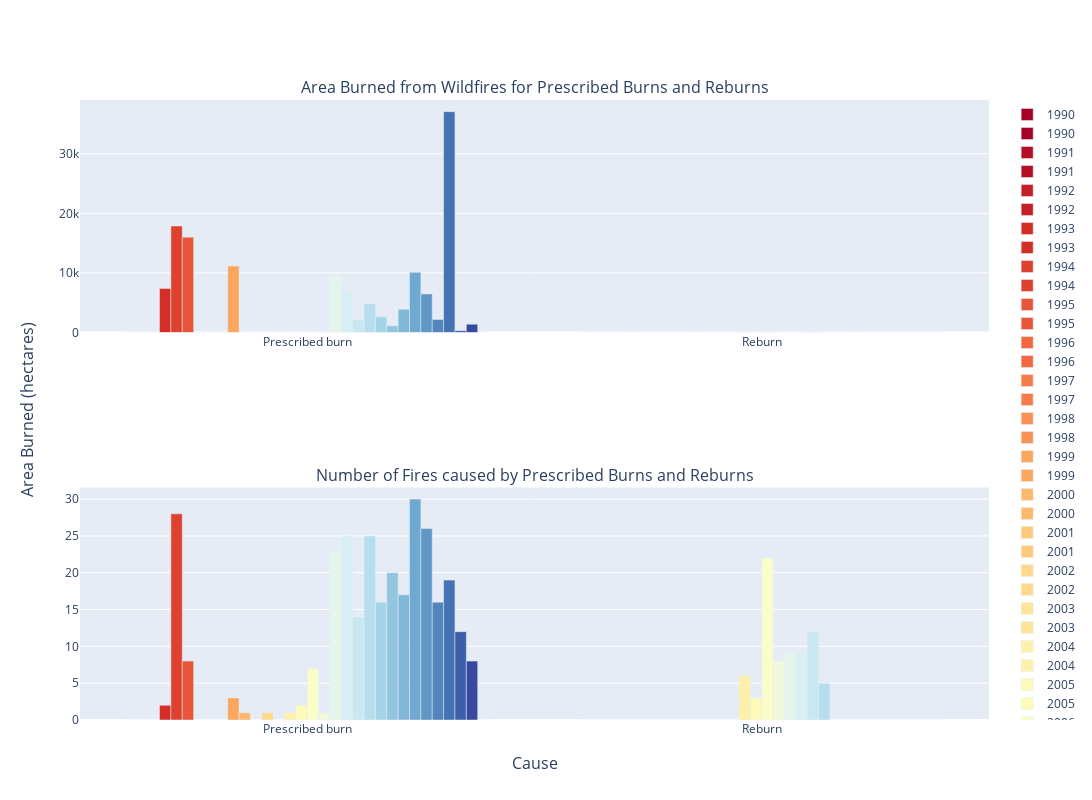

Notebook code for this chart:
### Code cell
burn_reburn = areabygroup_causes.iloc[:-1, :]
burn_reburn = burn_reburn.tail(2)
num_burn_reburn = numfiresbygroup_causes.iloc[:-1, :]
num_burn_reburn = num_burn_reburn.tail(2)

burns = make_subplots(rows=2, cols=1, x_title='Cause', y_title='Area Burned (hectares)', subplot_titles=['Area Burned from Wildfires for Prescribed Burns and Reburns', 'Number of Fires caused by Prescribed Burns and Reburns'])
for i in range(1990,2022):
    burns.add_bar(x=burn_reburn['Cause'], y=burn_reburn[i], name=i, marker=dict(color=color_map[i]), row=1, col=1)
    burns.add_bar(x=num_burn_reburn['Cause'], y=num_burn_reburn[i], name=i, marker=dict(color=color_map[i]), row=2, col=1)
burns.update_layout(height=800, width=1780).show()

### Figure 1 — Plotly figure (JSON) as saved in the notebook; plotly's stock layout.template omitted (floating-point values rounded to 4 significant figures)
{"data": [{"marker": {"color": "#a50026"}, "name": "1990", "type": "bar", "x": ["Prescribed burn", "Reburn"], "xaxis": "x", "y": [0, 0], "yaxis": "y"}, {"marker": {"color": "#a50026"}, "name": "1990", "type": "bar", "x": ["Prescribed burn", "Reburn"], "xaxis": "x2", "y": [0, 0], "yaxis": "y2"}, {"marker": {"color": "#b50f26"}, "name": "1991", "type": "bar", "x": ["Prescribed burn", "Reburn"], "xaxis": "x", "y": [0, 0], "yaxis": "y"}, {"marker": {"color": "#b50f26"}, "name": "1991", "type": "bar", "x": ["Prescribed burn", "Reburn"], "xaxis": "x2", "y": [0, 0], "yaxis": "y2"}, {"marker": {"color": "#c51e26"}, "name": "1992", "type": "bar", "x": ["Prescribed burn", "Reburn"], "xaxis": "x", "y": [0, 0], "yaxis": "y"}, {"marker": {"color": "#c51e26"}, "name": "1992", "type": "bar", "x": ["Prescribed burn", "Reburn"], "xaxis": "x2", "y": [0, 0], "yaxis": "y2"}, {"marker": {"color": "#d52e26"}, "name": "1993", "type": "bar", "x": ["Prescribed burn", "Reburn"], "xaxis": "x", "y": [7400, 0], "yaxis": "y"}, {"marker": {"color": "#d52e26"}, "name": "1993", "type": "bar", "x": ["Prescribed burn", "Reburn"], "xaxis": "x2", "y": [2, 0], "yaxis": "y2"}, {"marker": {"color": "#df412f"}, "name": "1994", "type": "bar", "x": ["Prescribed burn", "Reburn"], "xaxis": "x", "y": [17882, 0], "yaxis": "y"}, {"marker": {"color": "#df412f"}, "name": "1994", "type": "bar", "x": ["Prescribed burn", "Reburn"], "xaxis": "x2", "y": [28, 0], "yaxis": "y2"}, {"marker": {"color": "#e85538"}, "name": "1995", "type": "bar", "x": ["Prescribed burn", "Reburn"], "xaxis": "x", "y": [15997, 0], "yaxis": "y"}, {"marker": {"color": "#e85538"}, "name": "1995", "type": "bar", "x": ["Prescribed burn", "Reburn"], "xaxis": "x2", "y": [8, 0], "yaxis": "y2"}, {"marker": {"color": "#f26941"}, "name": "1996", "type": "bar", "x": ["Prescribed burn", "Reburn"], "xaxis": "x", "y": [0, 0], "yaxis": "y"}, {"marker": {"color": "#f26941"}, "name": "1996", "type": "bar", "x": ["Prescribed burn", "Reburn"], "xaxis": "x2", "y": [0, 0], "yaxis": "y2"}, {"marker": {"color": "#f67d4a"}, "name": "1997", "type": "bar", "x": ["Prescribed burn", "Reburn"], "xaxis": "x", "y": [0, 0], "yaxis": "y"}, {"marker": {"color": "#f67d4a"}, "name": "1997", "type": "bar", "x": ["Prescribed burn", "Reburn"], "xaxis": "x2", "y": [0, 0], "yaxis": "y2"}, {"marker": {"color": "#f99254"}, "name": "1998", "type": "bar", "x": ["Prescribed burn", "Reburn"], "xaxis": "x", "y": [0, 0], "yaxis": "y"}, {"marker": {"color": "#f99254"}, "name": "1998", "type": "bar", "x": ["Prescribed burn", "Reburn"], "xaxis": "x2", "y": [0, 0], "yaxis": "y2"}, {"marker": {"color": "#fca75e"}, "name": "1999", "type": "bar", "x": ["Prescribed burn", "Reburn"], "xaxis": "x", "y": [11158, 0], "yaxis": "y"}, {"marker": {"color": "#fca75e"}, "name": "1999", "type": "bar", "x": ["Prescribed burn", "Reburn"], "xaxis": "x2", "y": [3, 0], "yaxis": "y2"}, {"marker": {"color": "#fdb96b"}, "name": "2000", "type": "bar", "x": ["Prescribed burn", "Reburn"], "xaxis": "x", "y": [18, 0], "yaxis": "y"}, {"marker": {"color": "#fdb96b"}, "name": "2000", "type": "bar", "x": ["Prescribed burn", "Reburn"], "xaxis": "x2", "y": [1, 0], "yaxis": "y2"}, {"marker": {"color": "#fdc97a"}, "name": "2001", "type": "bar", "x": ["Prescribed burn", "Reburn"], "xaxis": "x", "y": [0, 0], "yaxis": "y"}, {"marker": {"color": "#fdc97a"}, "name": "2001", "type": "bar", "x": ["Prescribed burn", "Reburn"], "xaxis": "x2", "y": [0, 0], "yaxis": "y2"}, {"marker": {"color": "#fdd989"}, "name": "2002", "type": "bar", "x": ["Prescribed burn", "Reburn"], "xaxis": "x", "y": [7, 0], "yaxis": "y"}, {"marker": {"color": "#fdd989"}, "name": "2002", "type": "bar", "x": ["Prescribed burn", "Reburn"], "xaxis": "x2", "y": [1, 0], "yaxis": "y2"}, {"marker": {"color": "#fee599"}, "name": "2003", "type": "bar", "x": ["Prescribed burn", "Reburn"], "xaxis": "x", "y": [0, 0], "yaxis": "y"}, {"marker": {"color": "#fee599"}, "name": "2003", "type": "bar", "x": ["Prescribed burn", "Reburn"], "xaxis": "x2", "y": [0, 0], "yaxis": "y2"}, {"marker": {"color": "#fef0a8"}, "name": "2004", "type": "bar", "x": ["Prescribed burn", "Reburn"], "xaxis": "x", "y": [0, 41], "yaxis": "y"}, {"marker": {"color": "#fef0a8"}, "name": "2004", "type": "bar", "x": ["Prescribed burn", "Reburn"], "xaxis": "x2", "y": [1, 6], "yaxis": "y2"}, {"marker": {"color": "#fefab7"}, "name": "2005", "type": "bar", "x": ["Prescribed burn", "Reburn"], "xaxis": "x", "y": [4, 0], "yaxis": "y"}, {"marker": {"color": "#fefab7"}, "name": "2005", "type": "bar", "x": ["Prescribed burn", "Reburn"], "xaxis": "x2", "y": [2, 3], "yaxis": "y2"}, {"marker": {"color": "#fafdc8"}, "name": "2006", "type": "bar", "x": ["Prescribed burn", "Reburn"], "xaxis": "x", "y": [2, 33], "yaxis": "y"}, {"marker": {"color": "#fafdc8"}, "name": "2006", "type": "bar", "x": ["Prescribed burn", "Reburn"], "xaxis": "x2", "y": [7, 22], "yaxis": "y2"}, {"marker": {"color": "#f0f9da"}, "name": "2007", "type": "bar", "x": ["Prescribed burn", "Reburn"], "xaxis": "x", "y": [25, 1], "yaxis": "y"}, {"marker": {"color": "#f0f9da"}, "name": "2007", "type": "bar", "x": ["Prescribed burn", "Reburn"], "xaxis": "x2", "y": [1, 8], "yaxis": "y2"}, {"marker": {"color": "#e6f5ec"}, "name": "2008", "type": "bar", "x": ["Prescribed burn", "Reburn"], "xaxis": "x", "y": [9297, 8], "yaxis": "y"}, {"marker": {"color": "#e6f5ec"}, "name": "2008", "type": "bar", "x": ["Prescribed burn", "Reburn"], "xaxis": "x2", "y": [23, 9], "yaxis": "y2"}, {"marker": {"color": "#d9eff6"}, "name": "2009", "type": "bar", "x": ["Prescribed burn", "Reburn"], "xaxis": "x", "y": [7000, 6], "yaxis": "y"}, {"marker": {"color": "#d9eff6"}, "name": "2009", "type": "bar", "x": ["Prescribed burn", "Reburn"], "xaxis": "x2", "y": [25, 9], "yaxis": "y2"}, {"marker": {"color": "#c8e7f1"}, "name": "2010", "type": "bar", "x": ["Prescribed burn", "Reburn"], "xaxis": "x", "y": [2112, 139], "yaxis": "y"}, {"marker": {"color": "#c8e7f1"}, "name": "2010", "type": "bar", "x": ["Prescribed burn", "Reburn"], "xaxis": "x2", "y": [14, 12], "yaxis": "y2"}, {"marker": {"color": "#b6deec"}, "name": "2011", "type": "bar", "x": ["Prescribed burn", "Reburn"], "xaxis": "x", "y": [4816, 0], "yaxis": "y"}, {"marker": {"color": "#b6deec"}, "name": "2011", "type": "bar", "x": ["Prescribed burn", "Reburn"], "xaxis": "x2", "y": [25, 5], "yaxis": "y2"}, {"marker": {"color": "#a5d4e6"}, "name": "2012", "type": "bar", "x": ["Prescribed burn", "Reburn"], "xaxis": "x", "y": [2627, 0], "yaxis": "y"}, {"marker": {"color": "#a5d4e6"}, "name": "2012", "type": "bar", "x": ["Prescribed burn", "Reburn"], "xaxis": "x2", "y": [16, 0], "yaxis": "y2"}, {"marker": {"color": "#93c6de"}, "name": "2013", "type": "bar", "x": ["Prescribed burn", "Reburn"], "xaxis": "x", "y": [1122, 0], "yaxis": "y"}, {"marker": {"color": "#93c6de"}, "name": "2013", "type": "bar", "x": ["Prescribed burn", "Reburn"], "xaxis": "x2", "y": [20, 0], "yaxis": "y2"}, {"marker": {"color": "#82b8d7"}, "name": "2014", "type": "bar", "x": ["Prescribed burn", "Reburn"], "xaxis": "x", "y": [3898, 0], "yaxis": "y"}, {"marker": {"color": "#82b8d7"}, "name": "2014", "type": "bar", "x": ["Prescribed burn", "Reburn"], "xaxis": "x2", "y": [17, 0], "yaxis": "y2"}, {"marker": {"color": "#70a9cf"}, "name": "2015", "type": "bar", "x": ["Prescribed burn", "Reburn"], "xaxis": "x", "y": [10105, 0], "yaxis": "y"}, {"marker": {"color": "#70a9cf"}, "name": "2015", "type": "bar", "x": ["Prescribed burn", "Reburn"], "xaxis": "x2", "y": [30, 0], "yaxis": "y2"}, {"marker": {"color": "#6197c5"}, "name": "2016", "type": "bar", "x": ["Prescribed burn", "Reburn"], "xaxis": "x", "y": [6480, 0], "yaxis": "y"}, {"marker": {"color": "#6197c5"}, "name": "2016", "type": "bar", "x": ["Prescribed burn", "Reburn"], "xaxis": "x2", "y": [26, 0], "yaxis": "y2"}, {"marker": {"color": "#5285bc"}, "name": "2017", "type": "bar", "x": ["Prescribed burn", "Reburn"], "xaxis": "x", "y": [2190, 0], "yaxis": "y"}, {"marker": {"color": "#5285bc"}, "name": "2017", "type": "bar", "x": ["Prescribed burn", "Reburn"], "xaxis": "x2", "y": [16, 0], "yaxis": "y2"}, {"marker": {"color": "#4472b3"}, "name": "2018", "type": "bar", "x": ["Prescribed burn", "Reburn"], "xaxis": "x", "y": [37076, 0], "yaxis": "y"}, {"marker": {"color": "#4472b3"}, "name": "2018", "type": "bar", "x": ["Prescribed burn", "Reburn"], "xaxis": "x2", "y": [19, 0], "yaxis": "y2"}, {"marker": {"color": "#3d5ea9"}, "name": "2019", "type": "bar", "x": ["Prescribed burn", "Reburn"], "xaxis": "x", "y": [308, 0], "yaxis": "y"}, {"marker": {"color": "#3d5ea9"}, "name": "2019", "type": "bar", "x": ["Prescribed burn", "Reburn"], "xaxis": "x2", "y": [12, 0], "yaxis": "y2"}, {"marker": {"color": "#374a9f"}, "name": "2020", "type": "bar", "x": ["Prescribed burn", "Reburn"], "xaxis": "x", "y": [1392, 0], "yaxis": "y"}, {"marker": {"color": "#374a9f"}, "name": "2020", "type": "bar", "x": ["Prescribed burn", "Reburn"], "xaxis": "x2", "y": [8, 0], "yaxis": "y2"}, {"marker": {"color": "#313695"}, "name": "2021", "type": "bar", "x": ["Prescribed burn", "Reburn"], "xaxis": "x", "y": [0, 0], "yaxis": "y"}, {"marker": {"color": "#313695"}, "name": "2021", "type": "bar", "x": ["Prescribed burn", "Reburn"], "xaxis": "x2", "y": [0, 0], "yaxis": "y2"}], "layout": {"annotations": [{"font": {"size": 16}, "showarrow": false, "text": "Area Burned from Wildfires for Prescribed Burns and Reburns", "x": 0.5, "xanchor": "center", "xref": "paper", "y": 1, "yanchor": "bottom", "yref": "paper"}, {"font": {"size": 16}, "showarrow": false, "text": "Number of Fires caused by Prescribed Burns and Reburns", "x": 0.5, "xanchor": "center", "xref": "paper", "y": 0.375, "yanchor": "bottom", "yref": "paper"}, {"font": {"size": 16}, "showarrow": false, "text": "Cause", "x": 0.5, "xanchor": "center", "xref": "paper", "y": 0, "yanchor": "top", "yref": "paper", "yshift": -30}, {"font": {"size": 16}, "showarrow": false, "text": "Area Burned (hectares)", "textangle": -90, "x": 0, "xanchor": "right", "xref": "paper", "xshift": -40, "y": 0.5, "yanchor": "middle", "yref": "paper"}], "height": 800, "width": 1780, "xaxis": {"anchor": "y", "domain": [0, 1]}, "xaxis2": {"anchor": "y2", "domain": [0, 1]}, "yaxis": {"anchor": "x", "domain": [0.625, 1]}, "yaxis2": {"anchor": "x2", "domain": [0, 0.375]}}}
